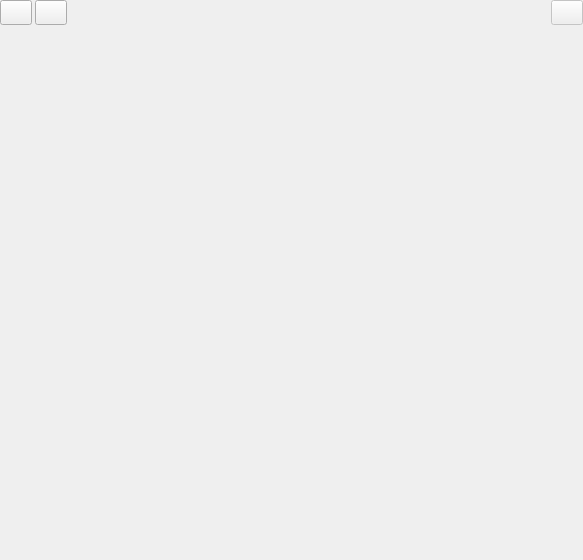
<?xml version="1.0" encoding="UTF-8"?>
<ui version="4.0">
 <class>FormOscilloscope</class>
 <widget class="QWidget" name="FormOscilloscope">
  <property name="geometry">
   <rect>
    <x>0</x>
    <y>0</y>
    <width>583</width>
    <height>560</height>
   </rect>
  </property>
  <property name="sizePolicy">
   <sizepolicy hsizetype="Maximum" vsizetype="Preferred">
    <horstretch>0</horstretch>
    <verstretch>0</verstretch>
   </sizepolicy>
  </property>
  <property name="windowTitle">
   <string>Form</string>
  </property>
  <layout class="QGridLayout" name="gridLayout">
   <property name="leftMargin">
    <number>0</number>
   </property>
   <property name="topMargin">
    <number>0</number>
   </property>
   <property name="rightMargin">
    <number>0</number>
   </property>
   <property name="bottomMargin">
    <number>0</number>
   </property>
   <property name="horizontalSpacing">
    <number>6</number>
   </property>
   <item row="0" column="0">
    <layout class="QHBoxLayout" name="horizontalLayout_2">
     <property name="spacing">
      <number>3</number>
     </property>
     <property name="sizeConstraint">
      <enum>QLayout::SetDefaultConstraint</enum>
     </property>
     <item>
      <widget class="QPushButton" name="pushShowAll">
       <property name="sizePolicy">
        <sizepolicy hsizetype="Maximum" vsizetype="Fixed">
         <horstretch>0</horstretch>
         <verstretch>0</verstretch>
        </sizepolicy>
       </property>
       <property name="minimumSize">
        <size>
         <width>32</width>
         <height>25</height>
        </size>
       </property>
       <property name="maximumSize">
        <size>
         <width>32</width>
         <height>25</height>
        </size>
       </property>
       <property name="toolTip">
        <string>Show all</string>
       </property>
       <property name="text">
        <string/>
       </property>
       <property name="icon">
        <iconset resource="resources/icons.qrc">
         <normaloff>:/icons/show16.png</normaloff>:/icons/show16.png</iconset>
       </property>
       <property name="iconSize">
        <size>
         <width>16</width>
         <height>16</height>
        </size>
       </property>
      </widget>
     </item>
     <item>
      <widget class="QPushButton" name="pushHideAll">
       <property name="sizePolicy">
        <sizepolicy hsizetype="Maximum" vsizetype="Fixed">
         <horstretch>0</horstretch>
         <verstretch>0</verstretch>
        </sizepolicy>
       </property>
       <property name="minimumSize">
        <size>
         <width>32</width>
         <height>25</height>
        </size>
       </property>
       <property name="maximumSize">
        <size>
         <width>32</width>
         <height>25</height>
        </size>
       </property>
       <property name="toolTip">
        <string>Hide all</string>
       </property>
       <property name="text">
        <string/>
       </property>
       <property name="icon">
        <iconset resource="resources/icons.qrc">
         <normaloff>:/icons/hide16.png</normaloff>:/icons/hide16.png</iconset>
       </property>
       <property name="iconSize">
        <size>
         <width>16</width>
         <height>16</height>
        </size>
       </property>
      </widget>
     </item>
     <item>
      <spacer name="horizontalSpacer_3">
       <property name="orientation">
        <enum>Qt::Horizontal</enum>
       </property>
       <property name="sizeType">
        <enum>QSizePolicy::Expanding</enum>
       </property>
       <property name="sizeHint" stdset="0">
        <size>
         <width>40</width>
         <height>20</height>
        </size>
       </property>
      </spacer>
     </item>
     <item>
      <widget class="QPushButton" name="pushOscilRefresh">
       <property name="enabled">
        <bool>false</bool>
       </property>
       <property name="sizePolicy">
        <sizepolicy hsizetype="Preferred" vsizetype="Fixed">
         <horstretch>0</horstretch>
         <verstretch>0</verstretch>
        </sizepolicy>
       </property>
       <property name="minimumSize">
        <size>
         <width>32</width>
         <height>25</height>
        </size>
       </property>
       <property name="maximumSize">
        <size>
         <width>32</width>
         <height>25</height>
        </size>
       </property>
       <property name="text">
        <string/>
       </property>
       <property name="icon">
        <iconset resource="resources/icons.qrc">
         <normaloff>:/icons/oxy/16/view_refresh.png</normaloff>:/icons/oxy/16/view_refresh.png</iconset>
       </property>
       <property name="iconSize">
        <size>
         <width>16</width>
         <height>16</height>
        </size>
       </property>
      </widget>
     </item>
    </layout>
   </item>
   <item row="2" column="0">
    <widget class="QPlot::Multi1D" name="widgetPlot" native="true">
     <property name="sizePolicy">
      <sizepolicy hsizetype="Preferred" vsizetype="MinimumExpanding">
       <horstretch>0</horstretch>
       <verstretch>0</verstretch>
      </sizepolicy>
     </property>
     <property name="minimumSize">
      <size>
       <width>0</width>
       <height>0</height>
      </size>
     </property>
    </widget>
   </item>
   <item row="1" column="0">
    <widget class="SelectorWidget" name="selectorChannels" native="true">
     <property name="sizePolicy">
      <sizepolicy hsizetype="Preferred" vsizetype="Preferred">
       <horstretch>0</horstretch>
       <verstretch>0</verstretch>
      </sizepolicy>
     </property>
     <property name="minimumSize">
      <size>
       <width>560</width>
       <height>0</height>
      </size>
     </property>
    </widget>
   </item>
  </layout>
 </widget>
 <customwidgets>
  <customwidget>
   <class>SelectorWidget</class>
   <extends>QWidget</extends>
   <header>SelectorWidget.h</header>
   <container>1</container>
  </customwidget>
  <customwidget>
   <class>QPlot::Multi1D</class>
   <extends>QWidget</extends>
   <header>QPlot1D.h</header>
   <container>1</container>
  </customwidget>
 </customwidgets>
 <resources>
  <include location="resources/icons.qrc"/>
 </resources>
 <connections/>
</ui>
